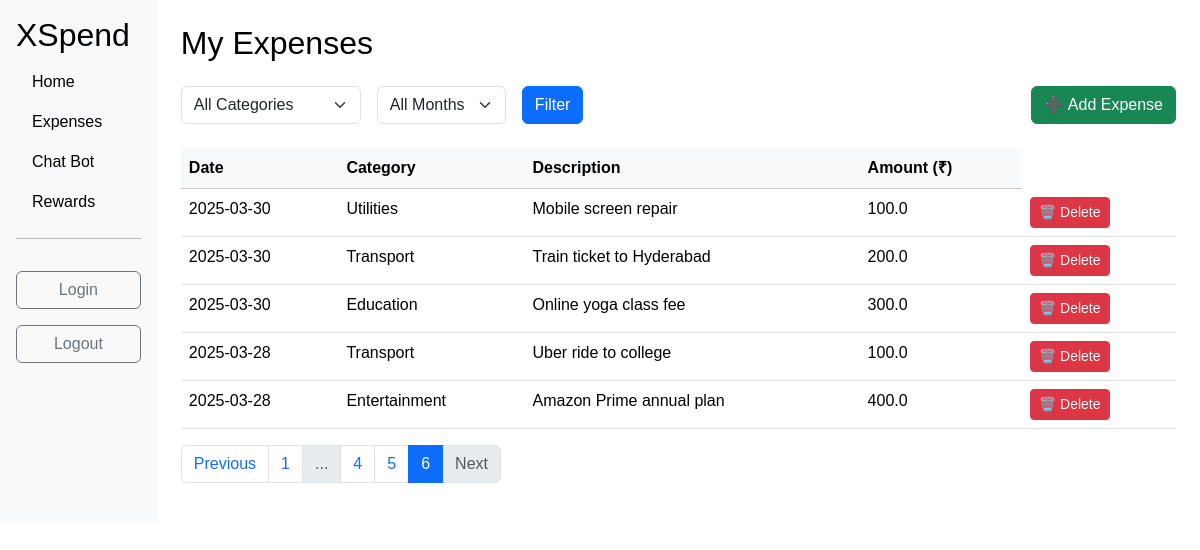
/expenses?page=6&category=All&month=All (signed in), run on the app's committed database.
### app.py (models this page shows)
class Expenses(db.Model):
    id: Mapped[int] = mapped_column(primary_key=True, nullable=False)
    amount: Mapped[float] = mapped_column(nullable=False)
    date: Mapped[str] = mapped_column(nullable=False)
    description: Mapped[str] = mapped_column(nullable=True)
    category: Mapped[str] = mapped_column(nullable=False)
    transaction_type: Mapped[str] = mapped_column(nullable=False)

### app.py (the view)
@app.route('/expenses', methods=['GET', 'POST'])
def expenses():
    form = FilterForm()
    unique_categories = db.session.query(Expenses.category).distinct().all()
    category_list = [cat[0] for cat in unique_categories]
    month_list = ['January', 'February', 'March', 'April', 'May', 'June',
                  'July', 'August', 'September', 'October', 'November', 'December']
    form.category.choices = [('All', 'All Categories')] + [(cat, cat) for cat in category_list]
    form.month.choices = [('All', 'All Months')] + [(month, month) for month in month_list]
    selected_category = request.args.get('category', 'All')
    selected_month = request.args.get('month', 'All')
    page = request.args.get('page', 1, type=int)
    query = Expenses.query.filter_by(transaction_type='Expense')
    if selected_category != 'All':
        query = query.filter(Expenses.category == selected_category)
    if selected_month != 'All':
        query = query.filter(func.strftime('%m', Expenses.date) == str(month_list.index(selected_month)+1).zfill(2))
    expenses_paginated = query.order_by(Expenses.date.desc()).paginate(page=page, per_page=10)
    return render_template('expenses.html', form=form, expenses=expenses_paginated, selected_category=selected_category, selected_month=selected_month, logged_in=current_user.is_authenticated)

### app.py
class FilterForm(FlaskForm):
    category = SelectField('Category', choices=[], validators=[Optional()])
    month = SelectField('Month', choices=[], validators=[Optional()])
    submit = SubmitField('Filter')

### app.py (called while the page is built)
@login_manager.user_loader
def load_user(user_id):
    return db.get_or_404(User, user_id)

### templates/expenses.html (shortened to what this page needs)
{% extends "base.html" %}
{% block content %}
{% if logged_in %}
<h2 class="mb-4">My Expenses</h2>
<form method="get" action="{{ url_for('expenses') }}" class="d-flex gap-3 mb-4 align-items-end flex-wrap">
    <div>{{ form.category(class="form-select") }}</div>
    <div>{{ form.month(class="form-select") }}</div>
    <div>{{ form.submit(class="btn btn-primary") }}</div>
    <div class="ms-auto">
        <a href="{{ url_for('add') }}" class="btn btn-success">➕ Add Expense</a>
    </div>
</form>
<table class="table table-hover">
    <thead class="table-light">
        <tr>
            <th>Date</th>
            <th>Category</th>
            <th>Description</th>
            <th>Amount (₹)</th>
        </tr>
    </thead>
    <tbody>
        {% for expense in expenses.items %}
        <tr>
            <td>{{ expense.date }}</td>
            <td>{{ expense.category }}</td>
            <td>{{ expense.description or '-' }}</td>
            <td>{{ expense.amount }}</td>
            <td>
                <a href="{{ url_for('delete', id=expense.id) }}"
                   class="btn btn-danger btn-sm"
                   onclick="return confirm('Are you sure you want to delete this expense?');">
                   🗑️ Delete
                </a>
            </td>
        </tr>
        {% endfor %}
    </tbody>
</table>
<nav aria-label="Expenses Pagination">
  <ul class="pagination">
    {% if expenses.has_prev %}
      <li class="page-item">
        <a class="page-link" href="{{ url_for('expenses', page=expenses.prev_num, category=selected_category, month=selected_month) }}">Previous</a>
      </li>
    {% else %}
      <li class="page-item disabled">
        <span class="page-link">Previous</span>
      </li>
    {% endif %}
    {% for page_num in expenses.iter_pages(left_edge=1, right_edge=1, left_current=2, right_current=2) %}
      {% if page_num %}
        {% if page_num == expenses.page %}
          <li class="page-item active"><span class="page-link">{{ page_num }}</span></li>
        {% else %}
          <li class="page-item"><a class="page-link" href="{{ url_for('expenses', page=page_num, category=selected_category, month=selected_month) }}">{{ page_num }}</a></li>
        {% endif %}
      {% else %}
        <li class="page-item disabled"><span class="page-link">...</span></li>
      {% endif %}
    {% endfor %}
    {% if expenses.has_next %}
      <li class="page-item">
        <a class="page-link" href="{{ url_for('expenses', page=expenses.next_num, category=selected_category, month=selected_month) }}">Next</a>
      </li>
    {% else %}
      <li class="page-item disabled">
        <span class="page-link">Next</span>
      </li>
    {% endif %}
  </ul>
</nav>
        {% endif %}
{% endblock %}

### static/css/style.css (style rules this page uses)
body { --bg-color: #ffffff; --text-color: #000000; --sidebar-bg: #f8f9fa; --sidebar-link: #000000; --sidebar-link-hover: #0056b3; --content-bg: #ffffff; background-color: var(--bg-color); color: var(--text-color); font-family: 'Arial', sans-serif; margin: 0; padding: 0; }

### data on the page
Expenses: date "2025-03-30", category "Utilities", description "Mobile screen repair", amount "100.0"
Expenses: date "2025-03-30", category "Transport", description "Train ticket to Hyderabad", amount "200.0"
Expenses: date "2025-03-30", category "Education", description "Online yoga class fee", amount "300.0"
Expenses: date "2025-03-28", category "Transport", description "Uber ride to college", amount "100.0"
Expenses: date "2025-03-28", category "Entertainment", description "Amazon Prime annual plan", amount "400.0"

### other printed values
{{ page_num }} "1" "4" "5"
{{ page_num }} "6"
